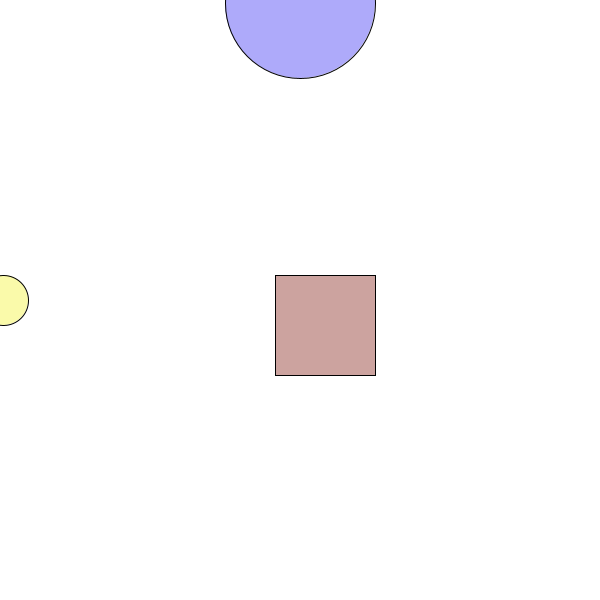
Frame 1 (no input)
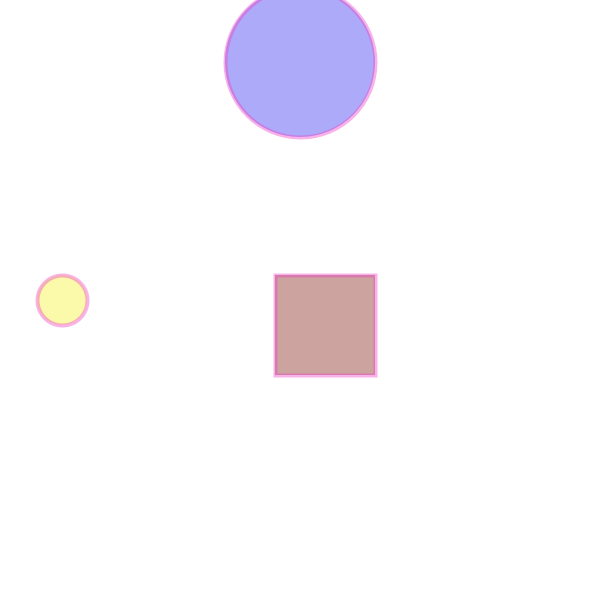
Frame 60 (the mouse pressed at the canvas centre just before this capture)
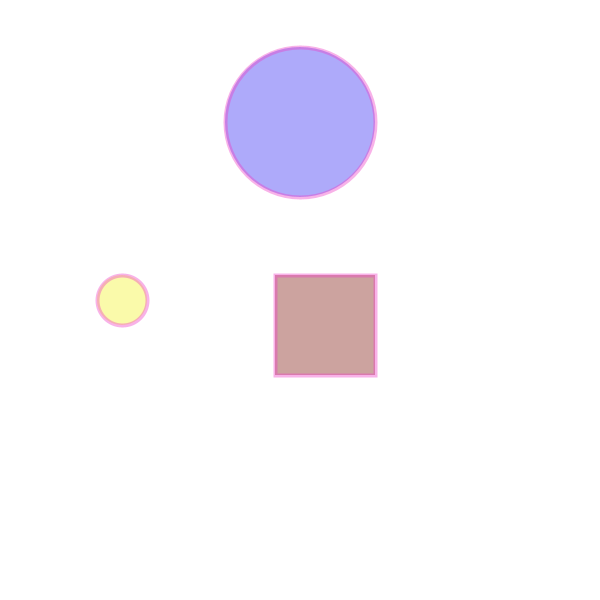
Frame 120 (the mouse held since frame 60 and released just before this capture)

The Processing sketch that drew these frames (run headless with seeded random() and noise(); from frame 60 on, the mouse is pressed at the canvas centre):

// Processing sketch: Annette_Lee_Assignment_1
// ── Annette_Lee_Assignment_1.pde
// Assignment 1
// ART 22 Spring 2020
// Author: Annette Lee
// 4.4.2020
// if statements inspired by Mark Hirsch

int x, y; // set variables x and y for location purposes
int number; // set variable named number


void setup () {
  size (600, 600); // set window size to 600x600
  
  x = width/2; // set x to be 600px/2
  y = height/2; // set y to be 600px/2
  
  number = 3; // set number to be 3px
}


void draw () {
  background (255,255,255); // set background to white
  
  fill(125, 20, 10, 100); // made rectangle red
  rect(275,275,100,100); // drew rectangle (x,y,width,height)
  
  fill (242, 242, 39, 100); // made circle yellow
  ellipse(number,y,50,50); // drew circle (x,y,width,height)
  
  fill (49, 39, 242, 100); // made circle purple
  ellipse(x, number,150,150); // drew circle (x,y,width,height)
  
  strokeWeight(4); // set outline to 4px
  
  if (mouseX < width/2 && mouseY < height/2) { // if mouse is at top left quadrant
    stroke(237, 59, 196, 100); // stroke color will be pink
  } else if (mouseX > width/2 && mouseY < height/2) {// if mouse is at top right quadrant
    stroke(242, 242, 39, 100); // stroke color will be yellow
  } else if (mouseX > width/2 && mouseY > height/2) {// if mouse is at bottom right quadrant
    stroke(237, 59, 196, 100); // stroke color will be yellow
  } else if (mouseX < width/2 && mouseY > height/2) {// if mouse is at bottom left quadrant
    stroke(242, 242, 39, 100); // stroke color will be pink
  }

  number = number + 1; // increase number by 1px

}
